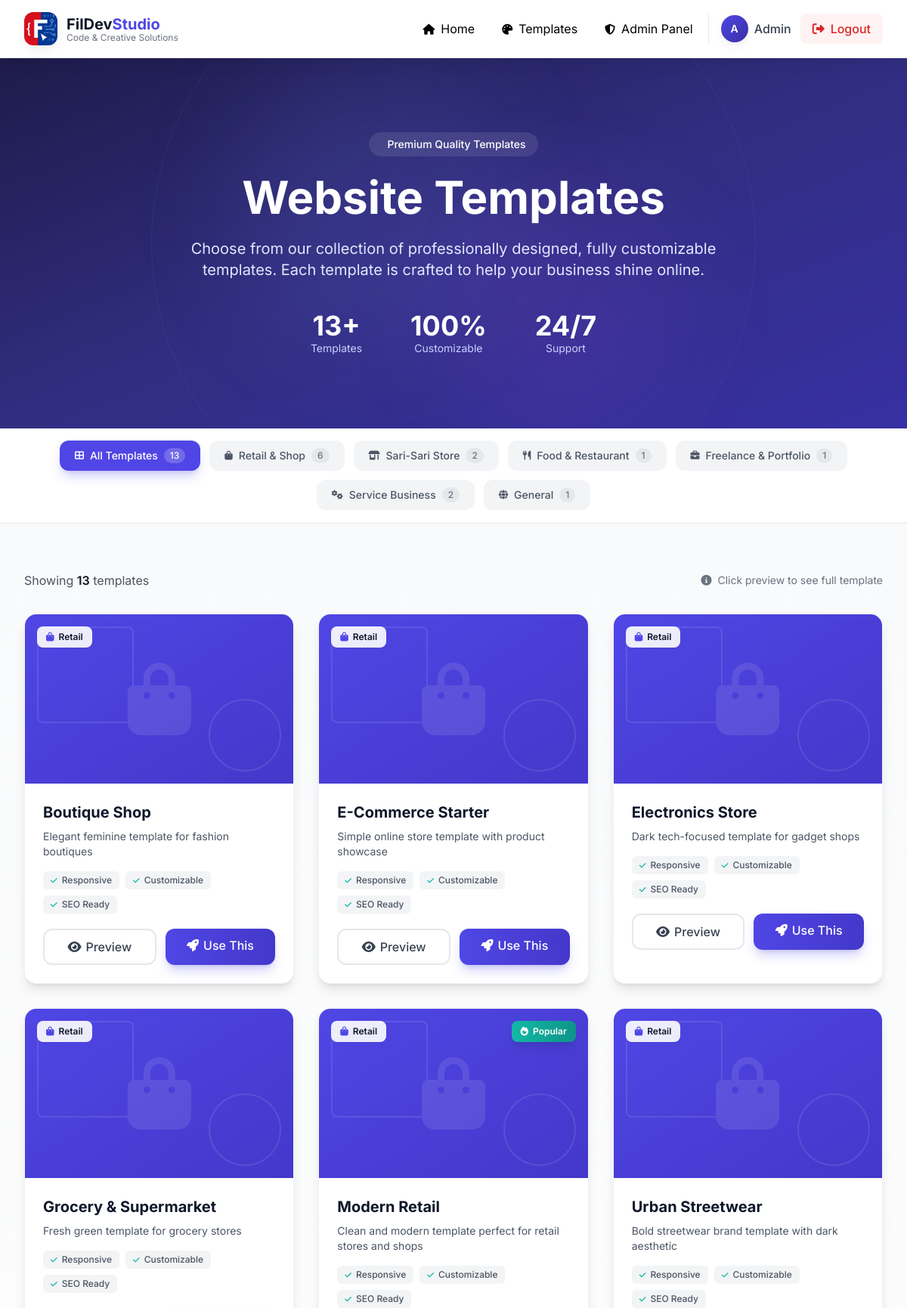
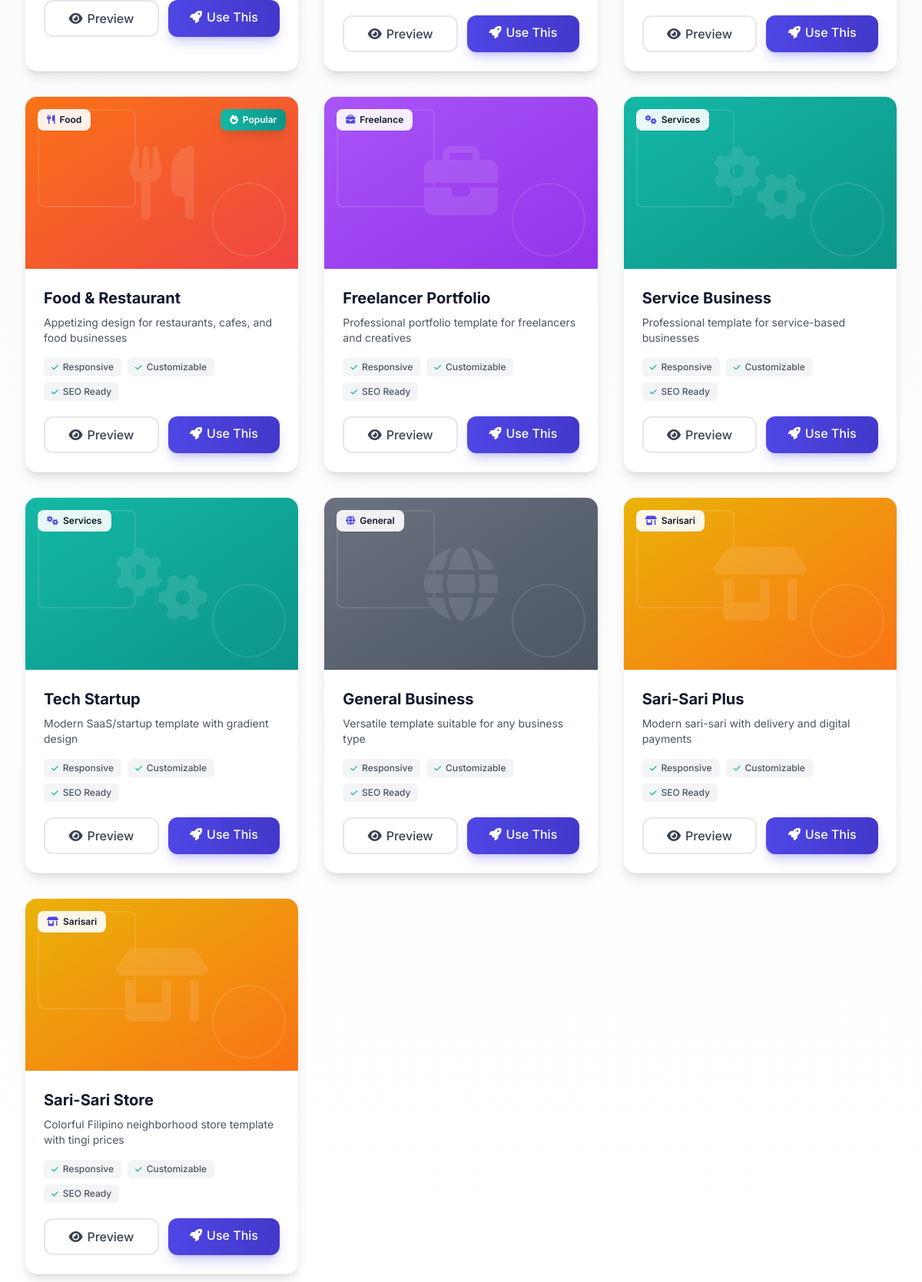
The page /templates.php (signed in, upper part) on the database its author committed (2 pictures, top to bottom).
### tables this page shows
CREATE TABLE IF NOT EXISTS templates (
    id INT AUTO_INCREMENT PRIMARY KEY,
    name VARCHAR(100) NOT NULL,
    category ENUM('retail', 'food', 'freelance', 'services', 'general', 'sarisari') NOT NULL,
    description TEXT,
    preview_image VARCHAR(255) NOT NULL,
    folder_path VARCHAR(255) NOT NULL,
    is_active BOOLEAN DEFAULT TRUE,
    created_at TIMESTAMP DEFAULT CURRENT_TIMESTAMP,
    updated_at TIMESTAMP DEFAULT CURRENT_TIMESTAMP ON UPDATE CURRENT_TIMESTAMP
);

### includes/functions.php (called while the page is built, shortened)
<?php
function isLoggedIn() {
    return isset($_SESSION['user_id']);
}
?>

### templates.php (the view, shortened to what this page needs)
<?php
require_once 'includes/header.php';
require_once 'includes/functions.php';
try {
    $pdo = getConnection();
    $stmt = $pdo->query("SELECT * FROM templates WHERE is_active = 1 ORDER BY category, name");
    $templates = $stmt->fetchAll();
} catch (Exception $e) {
    $templates = [];
}
$categories = [
    'all' => ['label' => 'All Templates', 'icon' => 'fas fa-th-large', 'count' => count($templates)],
    'retail' => ['label' => 'Retail & Shop', 'icon' => 'fas fa-shopping-bag', 'count' => 0],
    'sarisari' => ['label' => 'Sari-Sari Store', 'icon' => 'fas fa-store-alt', 'count' => 0],
    'food' => ['label' => 'Food & Restaurant', 'icon' => 'fas fa-utensils', 'count' => 0],
    'freelance' => ['label' => 'Freelance & Portfolio', 'icon' => 'fas fa-briefcase', 'count' => 0],
    'services' => ['label' => 'Service Business', 'icon' => 'fas fa-cogs', 'count' => 0],
    'general' => ['label' => 'General', 'icon' => 'fas fa-globe', 'count' => 0]
];
foreach ($templates as $t) {
    if (isset($categories[$t['category']])) {
        $categories[$t['category']]['count']++;
    }
}
$categoryIcons = [
    'retail' => 'fas fa-shopping-bag',
    'sarisari' => 'fas fa-store-alt',
    'food' => 'fas fa-utensils',
    'freelance' => 'fas fa-briefcase',
    'services' => 'fas fa-cogs',
    'general' => 'fas fa-globe'
];
$categoryColors = [
    'retail' => 'from-primary-500 to-primary-600',
    'sarisari' => 'from-yellow-500 to-orange-500',
    'food' => 'from-orange-500 to-red-500',
    'freelance' => 'from-accent-500 to-purple-600',
    'services' => 'from-secondary-500 to-teal-600',
    'general' => 'from-gray-500 to-gray-600'
];
?>
<section class="relative overflow-hidden bg-gradient-to-br from-primary-900 via-primary-800 to-primary-700 py-16 lg:py-24">
    <div class="absolute inset-0 overflow-hidden">
        <div class="absolute top-0 left-1/4 w-96 h-96 bg-primary-400/10 rounded-full blur-3xl"></div>
        <div class="absolute bottom-0 right-1/4 w-80 h-80 bg-accent-500/10 rounded-full blur-3xl"></div>
        <div class="absolute top-1/2 left-1/2 transform -translate-x-1/2 -translate-y-1/2 w-[800px] h-[800px] border border-primary-400/10 rounded-full"></div>
    </div>
    <div class="relative max-w-7xl mx-auto px-4 sm:px-6 lg:px-8">
        <div class="text-center">
            <div class="inline-flex items-center px-4 py-1.5 bg-white/10 backdrop-blur-sm rounded-full mb-6">
                <span class="text-white text-sm font-medium">Premium Quality Templates</span>
            </div>
            <h1 class="text-4xl md:text-5xl lg:text-6xl font-bold text-white mb-6">
                Website Templates
            </h1>
            <p class="text-xl text-primary-100 max-w-3xl mx-auto mb-10">
                Choose from our collection of professionally designed, fully customizable templates.
                Each template is crafted to help your business shine online.
            </p>
            <div class="flex flex-wrap justify-center gap-8 md:gap-16">
                <div class="text-center">
                    <p class="text-4xl font-bold text-white"><?php echo count($templates); ?>+</p>
                    <p class="text-primary-200 text-sm">Templates</p>
                </div>
                <div class="text-center">
                    <p class="text-4xl font-bold text-white">100%</p>
                    <p class="text-primary-200 text-sm">Customizable</p>
                </div>
                <div class="text-center">
                    <p class="text-4xl font-bold text-white">24/7</p>
                    <p class="text-primary-200 text-sm">Support</p>
                </div>
            </div>
        </div>
    </div>
</section>
<section class="sticky top-16 z-40 bg-white/95 backdrop-blur-lg border-b border-gray-100 shadow-sm">
    <div class="max-w-7xl mx-auto px-4 sm:px-6 lg:px-8">
        <div class="py-4">
            <div class="hidden md:flex flex-wrap justify-center gap-3">
                <?php foreach ($categories as $key => $cat): ?>
                    <button class="category-filter group inline-flex items-center px-5 py-2.5 rounded-xl text-sm font-medium transition-all duration-200
                        <?php echo $key === 'all' ? 'bg-primary-500 text-white shadow-lg shadow-primary-500/25' : 'bg-gray-100 text-gray-600 hover:bg-gray-200'; ?>"
                        data-category="<?php echo $key; ?>">
                        <i class="<?php echo $cat['icon']; ?> mr-2 text-xs"></i>
                        <?php echo $cat['label']; ?>
                        <span class="ml-2 px-2 py-0.5 text-xs rounded-full
                            <?php echo $key === 'all' ? 'bg-white/20 text-white' : 'bg-gray-200 text-gray-500 group-hover:bg-gray-300'; ?>">
                            <?php echo $cat['count']; ?>
                        </span>
                    </button>
                <?php endforeach; ?>
            </div>
        </div>
    </div>
</section>
<section class="py-12 lg:py-16 bg-gradient-to-b from-gray-50 to-white">
    <div class="max-w-7xl mx-auto px-4 sm:px-6 lg:px-8">
        <div class="flex items-center justify-between mb-8">
            <p class="text-gray-600">
                Showing <span id="results-count" class="font-semibold text-dark"><?php echo count($templates); ?></span> templates
            </p>
            <div class="flex items-center gap-2 text-sm text-gray-500">
                <i class="fas fa-info-circle"></i>
                <span>Click preview to see full template</span>
            </div>
        </div>
        <div class="grid md:grid-cols-2 lg:grid-cols-3 gap-8" id="templates-grid">
            <?php foreach ($templates as $template):
                $catColor = $categoryColors[$template['category']] ?? 'from-gray-500 to-gray-600';
                $catIcon = $categoryIcons[$template['category']] ?? 'fas fa-globe';
                $features = $template['features'] ?? ['Responsive', 'Customizable', 'SEO Ready'];
            ?>
                <div class="template-card group bg-white rounded-2xl shadow-lg overflow-hidden border border-gray-100 hover:shadow-2xl hover:border-primary-100 transition-all duration-300 hover:-translate-y-1" data-category="<?php echo $template['category']; ?>">
                    <div class="relative h-56 bg-gradient-to-br <?php echo $catColor; ?> overflow-hidden">
                        <div class="absolute inset-0 opacity-10">
                            <div class="absolute top-4 left-4 w-32 h-32 border-2 border-white rounded-lg"></div>
                            <div class="absolute bottom-4 right-4 w-24 h-24 border-2 border-white rounded-full"></div>
                            <div class="absolute top-1/2 left-1/2 transform -translate-x-1/2 -translate-y-1/2">
                            </div>
                        </div>
                        <div class="absolute top-4 left-4 z-10">
                            <span class="inline-flex items-center px-3 py-1.5 bg-white/90 backdrop-blur-sm text-dark text-xs font-semibold rounded-lg shadow-sm capitalize">
                                <i class="<?php echo $catIcon; ?> mr-1.5 text-primary-500"></i>
                                <?php echo $template['category']; ?>
                            </span>
                        </div>
                        <?php if ($template['id'] <= 2): ?>
                        <div class="absolute top-4 right-4 z-10">
                            <span class="inline-flex items-center px-3 py-1.5 bg-gradient-to-r from-secondary-500 to-secondary-600 text-white text-xs font-semibold rounded-lg shadow-lg">
                                <i class="fas fa-fire mr-1.5"></i>Popular
                            </span>
                        </div>
                        <?php endif; ?>
                    </div>
                    <div class="p-6">
                        <h3 class="text-xl font-bold text-dark mb-2 group-hover:text-primary-600 transition-colors">
                            <?php echo htmlspecialchars($template['name']); ?>
                        </h3>
                        <p class="text-gray-600 text-sm mb-4 line-clamp-2">
                            <?php echo htmlspecialchars($template['description']); ?>
                        </p>
                        <div class="flex flex-wrap gap-2 mb-5">
                            <?php foreach ($features as $feature): ?>
                                <span class="inline-flex items-center px-2.5 py-1 bg-gray-100 text-gray-600 text-xs font-medium rounded-md">
                                    <i class="fas fa-check text-secondary-500 mr-1.5 text-[10px]"></i>
                                    <?php echo $feature; ?>
                                </span>
                            <?php endforeach; ?>
                        </div>
                        <div class="flex gap-3">
                            <a href="template-preview.php?id=<?php echo $template['id']; ?>"
                               class="flex-1 text-center border-2 border-gray-200 text-gray-700 px-4 py-2.5 rounded-xl font-medium hover:border-primary-500 hover:text-primary-600 hover:bg-primary-50 transition-all duration-200">
                                <i class="fas fa-eye mr-1.5"></i>Preview
                            </a>
                            <?php if (isLoggedIn()): ?>
                                <a href="client/select-template.php?id=<?php echo $template['id']; ?>"
                                   class="flex-1 text-center bg-gradient-to-r from-primary-500 to-primary-600 text-white px-4 py-2.5 rounded-xl font-medium hover:from-primary-600 hover:to-primary-700 shadow-lg shadow-primary-500/25 transition-all duration-200">
                                    <i class="fas fa-rocket mr-1.5"></i>Use This
                                </a>
                            <?php endif; ?>
                        </div>
                    </div>
                </div>
            <?php endforeach; ?>
        </div>
    </div>
</section>
<?php require_once 'includes/footer.php'; ?>

### rows shown on the page
templates: name "Food & Restaurant", is_active "1", category "Food", shows "Popular", description "Appetizing design for restaurants, cafes, and food businesses", feature "Responsive", feature "Customizable", feature "SEO Ready"
templates: category "Retail", name "Boutique Shop", description "Elegant feminine template for fashion boutiques", feature "Responsive", feature "Customizable", feature "SEO Ready"
templates: category "Retail", name "E-Commerce Starter", description "Simple online store template with product showcase", feature "Responsive", feature "Customizable", feature "SEO Ready"
templates: category "Retail", name "Electronics Store", description "Dark tech-focused template for gadget shops", feature "Responsive", feature "Customizable", feature "SEO Ready"
templates: category "Retail", name "Grocery & Supermarket", description "Fresh green template for grocery stores", feature "Responsive", feature "Customizable", feature "SEO Ready"
templates: category "Retail", shows "Popular", name "Modern Retail", description "Clean and modern template perfect for retail stores and shops", feature "Responsive", feature "Customizable", feature "SEO Ready"
templates: category "Retail", name "Urban Streetwear", description "Bold streetwear brand template with dark aesthetic", feature "Responsive", feature "Customizable", feature "SEO Ready"
templates: category "Freelance", name "Freelancer Portfolio", description "Professional portfolio template for freelancers and creatives", feature "Responsive", feature "Customizable", feature "SEO Ready"
templates: category "Services", name "Service Business", description "Professional template for service-based businesses", feature "Responsive", feature "Customizable", feature "SEO Ready"
templates: category "Services", name "Tech Startup", description "Modern SaaS/startup template with gradient design", feature "Responsive", feature "Customizable", feature "SEO Ready"
templates: category "General", name "General Business", description "Versatile template suitable for any business type", feature "Responsive", feature "Customizable", feature "SEO Ready"
templates: category "Sarisari", name "Sari-Sari Plus", description "Modern sari-sari with delivery and digital payments", feature "Responsive", feature "Customizable", feature "SEO Ready"
templates: category "Sarisari", name "Sari-Sari Store", description "Colorful Filipino neighborhood store template with tingi prices", feature "Responsive", feature "Customizable", feature "SEO Ready"

### other values the page prints
substr($userName, 0, 1) "A"
$userName "Admin"
count($templates) "13"
$cat['label'] "All Templates"
$cat['count'] "13"
$cat['label'] "Retail & Shop"
$cat['count'] "6"
$cat['label'] "Sari-Sari Store"
$cat['count'] "2"
$cat['label'] "Freelance & Portfolio"
$cat['count'] "1"
$cat['label'] "Service Business"
$cat['label'] "General"
